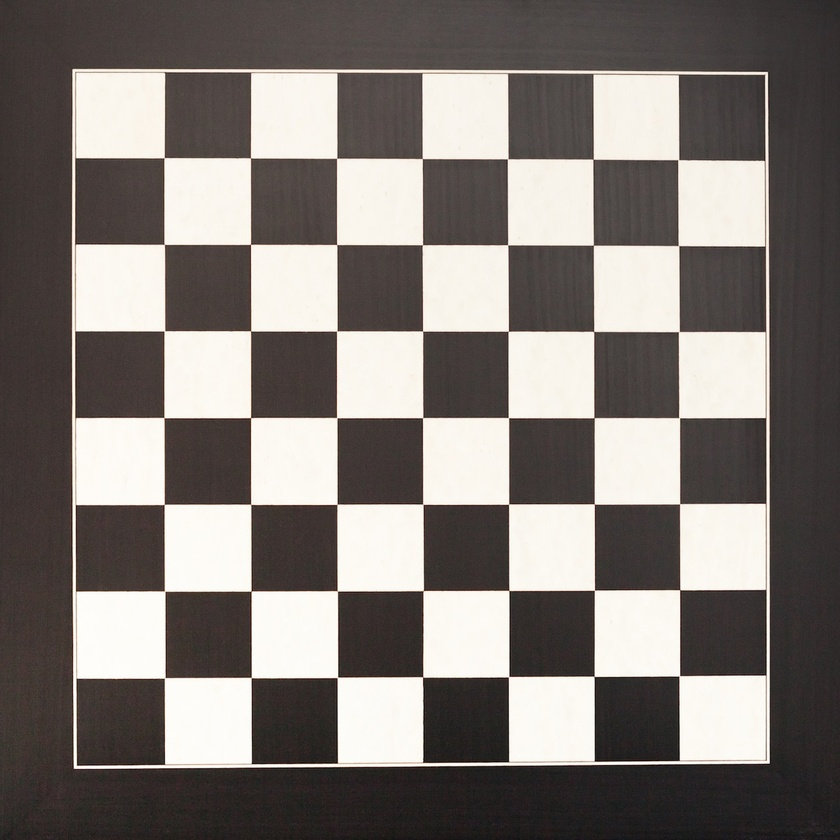
#> input picture Blackboard.jpg, 840 x 840 px, shrunk from 1280 x 1280 before the run, given in place of the camera
$ python distance_to_camera.py   (older library calls are emulated)
#> lines starting #> are read from the running program, lines starting #| are printed output that depends on the picture; after the words box and inside, x2 and y2 are one past the last pixel; in counts of white or black regions, pixels touching at a corner belong together
import cv2
import numpy as np
import glob

"""
Corner Finding
"""
# termination criteria
criteria = (cv2.TERM_CRITERIA_EPS + cv2.TERM_CRITERIA_MAX_ITER, 23, 0.001)

# Prepare object points, like (0,0,0), (1,0,0), ....,(6,5,0)
objp = np.zeros((5*5,3), np.float32)
objp[:,:2] = np.mgrid[0:5,0:5].T.reshape(-1,2)

# Arrays to store object points and image points from all images
objpoints = []
imgpoints = []
chess = (9,6)
output = []

counting = 0

# Import Images
images = cv2.VideoCapture(1)


while True:
    ret, fname = images.read()
#> fname is the input picture: shape (840, 840, 3); mean B, G, R 117.7, 121.9, 128.1
    gray = cv2.cvtColor(fname, cv2.COLOR_BGR2GRAY)

    dst = cv2.cornerHarris(gray, 2, 3, 0.04)
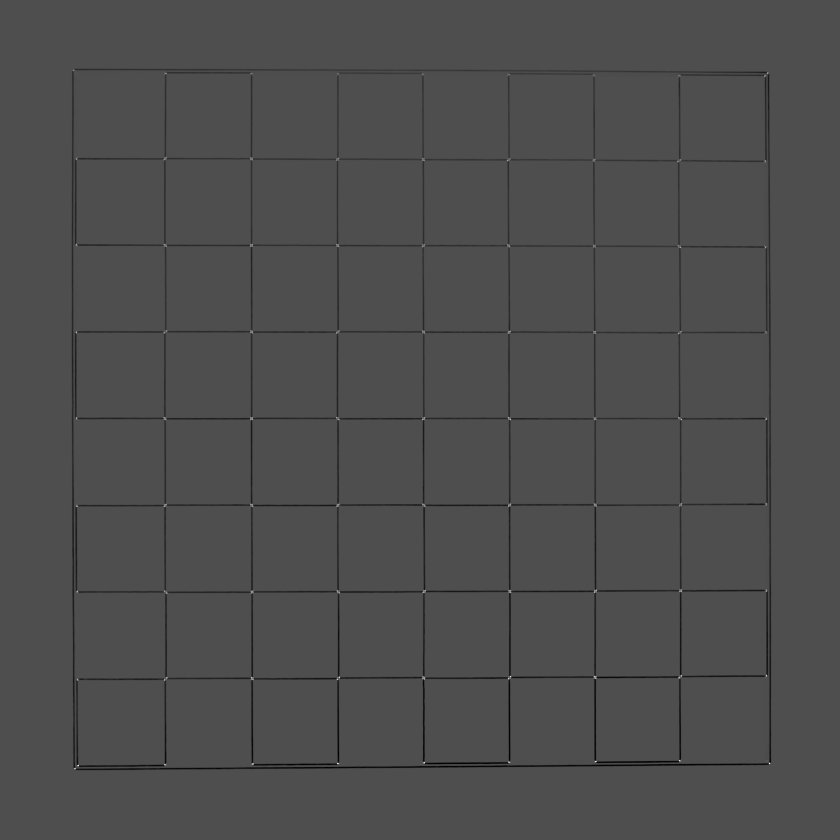
#> dst: shape (840, 840) float32; min -0.0162, max 0.0366, mean -0.000244; drawn with min black and max white

    fname[dst > 0.01 * dst.max()] = [0, 0, 255]
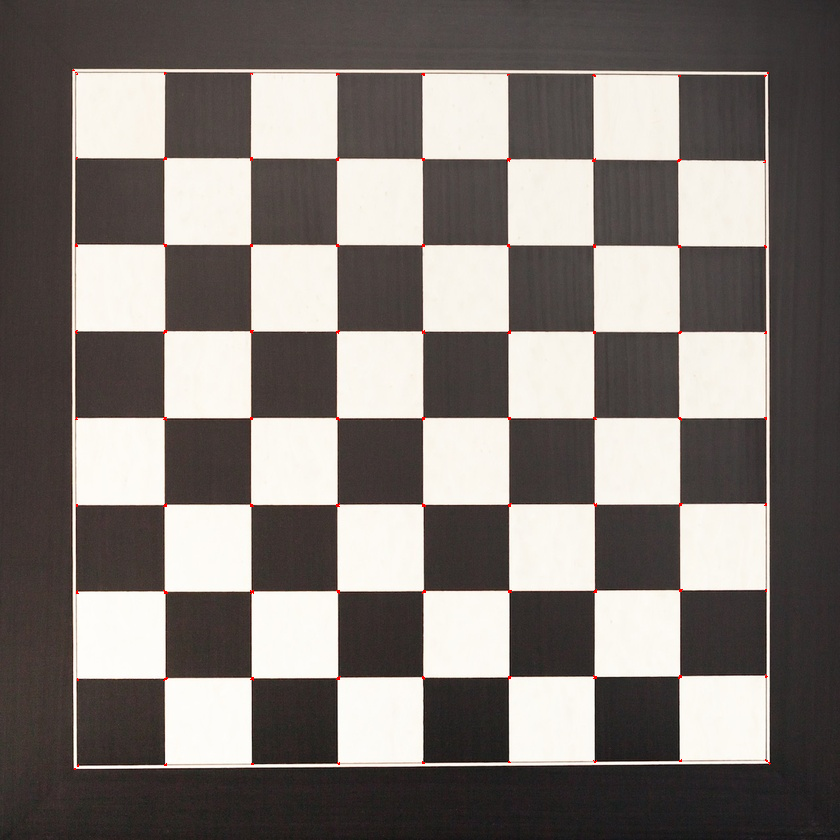
#> fname: shape (840, 840, 3); 0.11% of pixels changed, all inside (x1, y1, x2, y2) = (72, 69, 771, 770)
    dist = []
    # Find the chess board corners
    ret, corners = cv2.findChessboardCorners(gray, chess)
#> ret = False; corners = None

    # if found, add object points, image points (after refining them)
    if ret == True:
        objpoints.append(objp)

        cv2.cornerSubPix(gray, corners, (11,11), (-1,-1), criteria)
        imgpoints.append(corners)

        #Draw and display corners
        boob = cv2.drawChessboardCorners(fname, chess, corners, ret)
        counting += 1

        #cv2.solvePnPGeneric(corners, objp, fname, distCoeffs=0.23)

        corner_points = cv2.goodFeaturesToTrack(gray, 3, 0.01, 1)
        corner_points = corner_points.astype(np.int)[:, 0, :]
        m = np.matrix(corner_points)
        #dot_product = m[0] * m[1]
        print(m)

        print(str(counting) + ' Viable Image(s)')
    cv2.imshow('Harris Corner Detection', fname)
    if cv2.waitKey(1) & 0xFF == ord('q'):
#> (key q is pressed here)
        break

cv2.destroyAllWindows()


# Calibrate Camera
#> (the run stopped early here; a loop or call above may not have finished)
